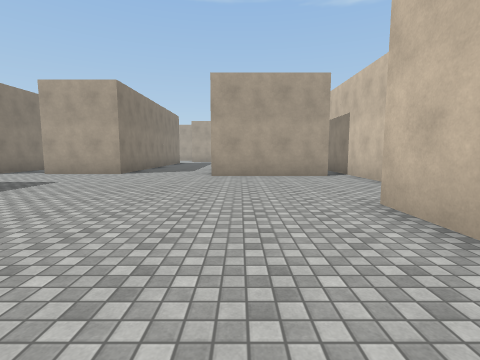
view 1 (above)

24 first-person views from a walk through a 3-D level made in the Unity game engine. The camera is 1.4 m above the floor, tilts 6° down and sees 85° across. The floor is counted in squares, 2 m on a side. Each view is taken from the middle of a square. On the plan, view 1 faces up. The plan holds only what a view shows up to about 9 squares ahead; the rest is blank. The place goes on beyond the plan. Surface patterns are stand-ins for the level's own textures.

view 2
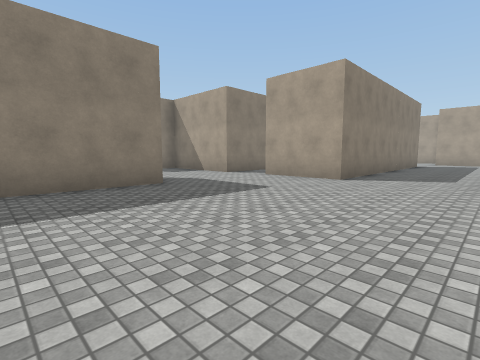

view 3
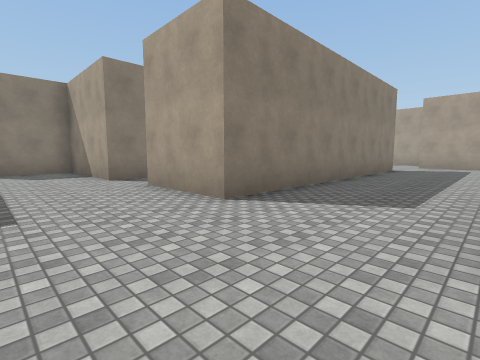

view 4
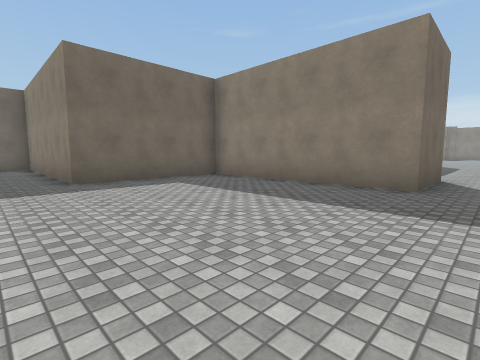

view 5
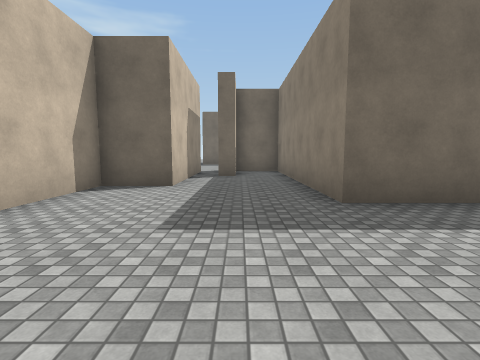

view 6
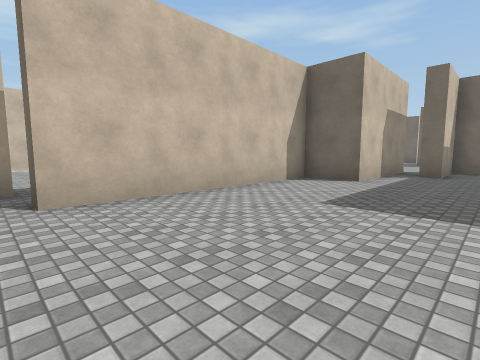

view 7
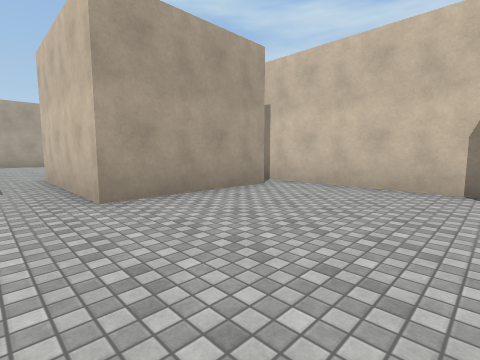

view 8
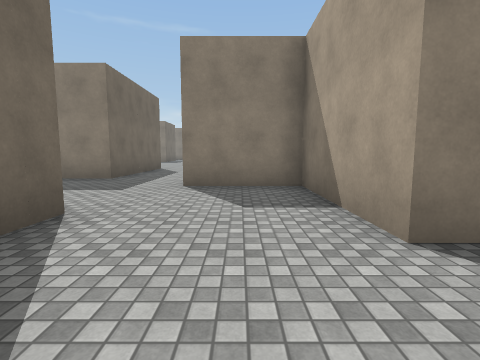

view 9
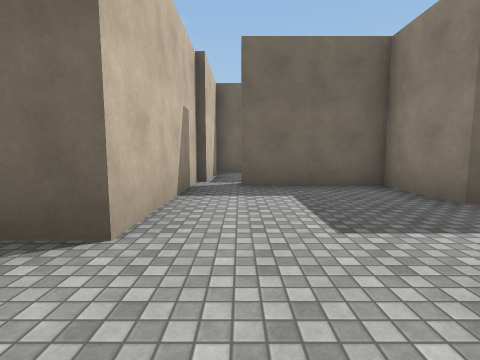

view 10
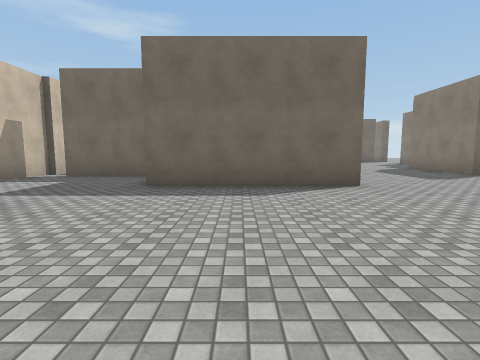

view 11
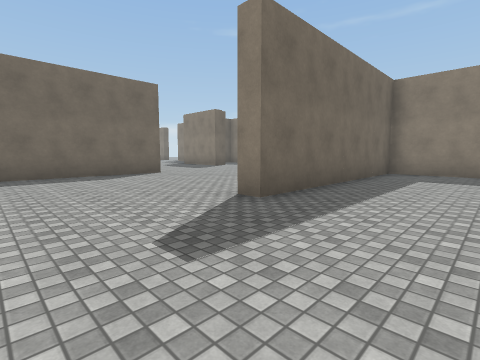

view 12
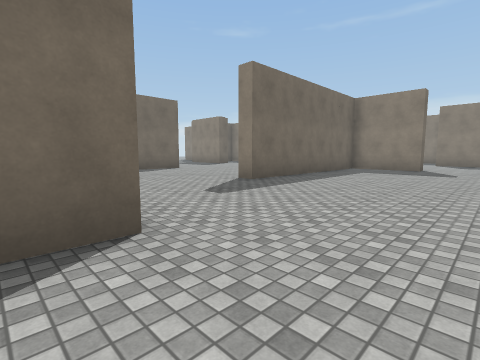

view 13
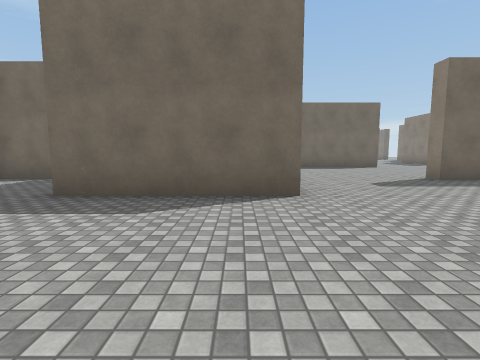

view 14
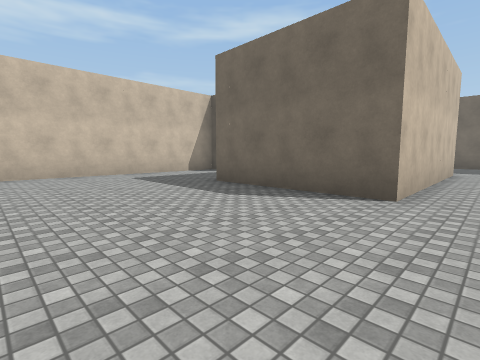

view 15
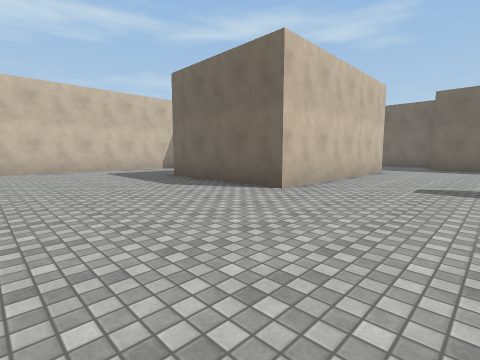

view 16
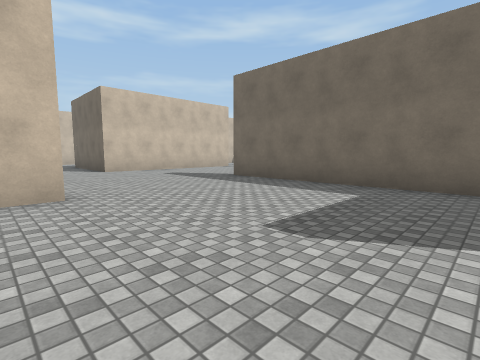

view 17
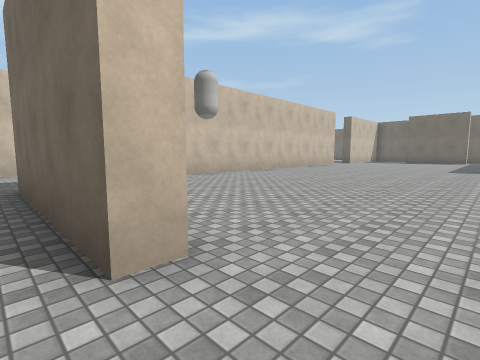

view 18
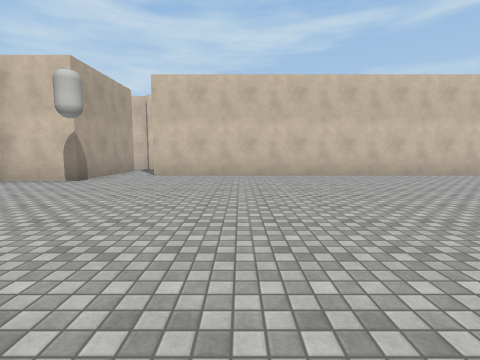

view 19
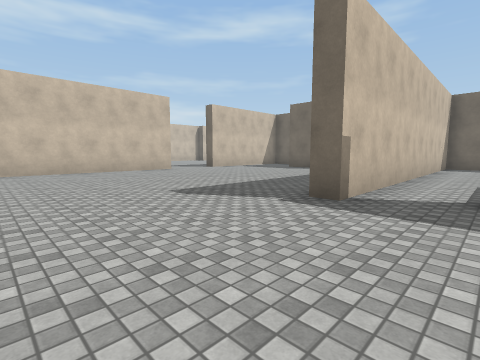

view 20
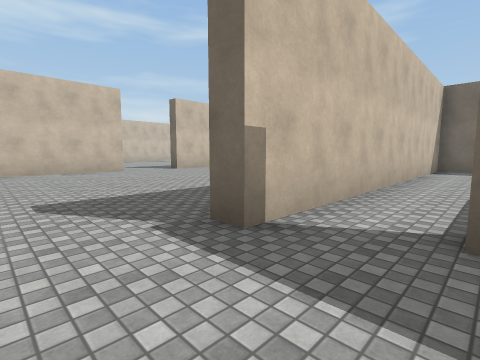

view 21
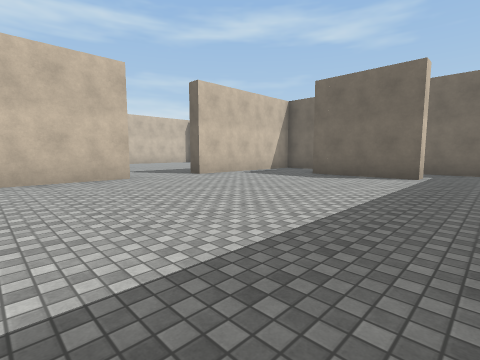

view 22
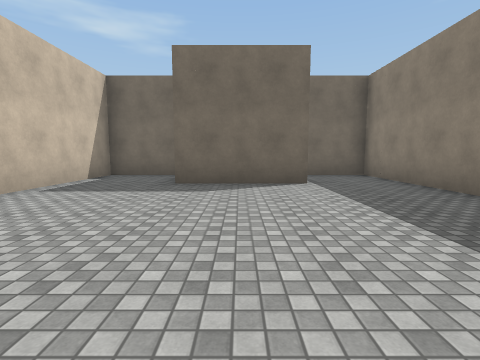

view 23
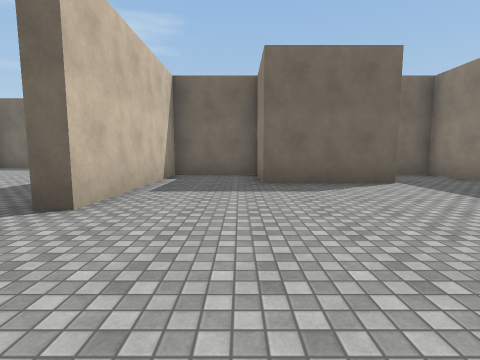

view 24
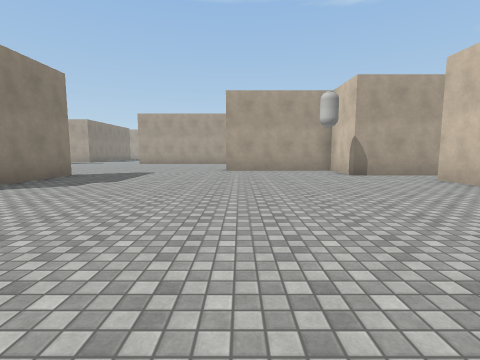

### Floor plan
Ten units are one square. View 1 is at (0, 0); x grows to the right and y downward. Boxes are objects, and circles mark ways between rooms. Rooms are numbered by the first view taken in them; rooms with no view inside come last. Other rooms are left out.
<svg viewBox="-230 -164 269 356">
<path fill="none" stroke="#000" d="M-80 -94 -80 -83 -115 -83 -115 -58M28 -79 -9 -79 -9 -119M34 -36 34 -90M-90 -8 -90 -50 -65 -50 -65 6 -24 6 -24 59M-39 -159 -39 -86 -65 -86M-130 -35 -130 -15 -100 -15M4 64 4 25 19 25 19 -35 25 -35M-16 68 -9 68 -9 48 -2 48M-175 -30 -175 -35 -130 -35M-126 -10 -135 -10 -135 -30M-120 -58 -120 -118 -79 -118M-221 -10 -221 11M-225 -94 -161 -94 -161 -88M-61 -91 -46 -91M-175 -141 -175 -149M-120 109 -120 2M-44 -118 -44 -158M-199 141 -199 155M-175 159 -145 159 -145 181 -120 181 -120 131M-204 182 -204 87 -198 87M-214 187 -209 187M-175 165 -175 159M-199 155 -199 181 -171 181M-109 -10 -126 -10M-101 20 -92 20 -92 -8"/>
<circle cx="-125" cy="-45" r="3" fill="#2a7"/>
<circle cx="-70" cy="-90" r="3" fill="#2a7"/>
<circle cx="-100" cy="-10" r="3" fill="#2a7"/>
<circle cx="-185" cy="160" r="3" fill="#2a7"/>
<circle cx="-120" cy="0" r="3" fill="#2a7"/>
<text x="-30" y="-60">1</text>
<text x="-160" y="-20">2</text>
<text x="-180" y="170">3</text>
<text x="-110" y="0">4</text>
</svg>
Room 1 opens to room 2. Room 1 opens to room 4. Room 2 opens to room 3. Room 2 opens to room 4.

Where each view was taken, in squares from view 1:
view 1: 0 up, 0 right, facing up
view 2: 2 up, 1 left, facing up-left
view 3: 6 up, 1 left, facing up-left
view 4: 6 up, 1 left, facing down-left
view 5: 3 up, 1 left, facing down
view 6: 4 up, 2 left, facing down-right
view 7: 4 up, 2 left, facing up-right
view 8: 7 up, 6 left, facing left
view 9: 7 up, 10 left, facing down
view 10: 9 up, 15 left, facing down
view 11: 12 up, 13 left, facing down-left
view 12: 14 up, 11 left, facing down-left
view 13: 16 up, 11 left, facing down
view 14: 16 up, 13 left, facing down-right
view 15: 16 up, 15 left, facing down-right
view 16: 15 up, 22 left, facing down-right
view 17: 4 up, 19 left, facing down-right
view 18: 3 down, 20 left, facing right
view 19: 5 down, 22 left, facing down-right
view 20: 7 down, 22 left, facing down-right
view 21: 8 down, 19 left, facing down-right
view 22: 10 down, 16 left, facing down
view 23: 10 down, 14 left, facing down
view 24: 7 down, 17 left, facing up
